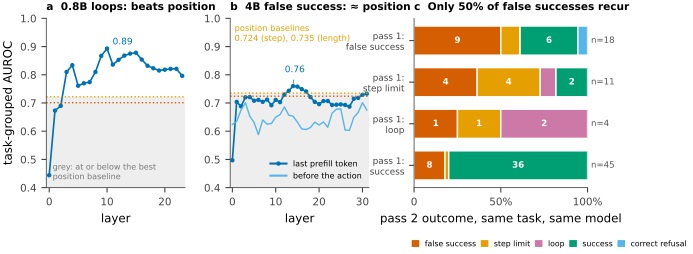

Source code (Python):
"""Figure: two measurement traps. (a,b) position confounds of a detection direction; (c) regression to the mean.

Sources:
  data/local/directions_loop_resid.json            0.8B loop direction (MiniWoB++), task-grouped CV AUROC by layer
  data/local/demo/dir_provisoire_fs_resid_post.json 4B provisional false-success direction, before the action JSON
  data/local/demo/dir_provisoire_fs_resid.json      same, last prefill token
  data/local/diagnostic_osw_diag.json               OSWorld diagnostic split, pass 1 (category per task)
  data/local/diagnostic_osw_diag2.json              same tasks, pass 2 (fresh trajectories, unmodified model)
"""
from collections import Counter

from common import FIGS, C, Macros, load, setup_mpl, pct, wilson, write_table

m = Macros("traps")
SL = "data/local/directions_loop_resid.json"
SP = "data/local/demo/dir_provisoire_fs_resid_post.json"
SR = "data/local/demo/dir_provisoire_fs_resid.json"
loop = load("local/directions_loop_resid.json")
fsp = load("local/demo/dir_provisoire_fs_resid_post.json")
fsr = load("local/demo/dir_provisoire_fs_resid.json")

bp = max(range(len(fsp["auc_dom"])), key=lambda i: fsp["auc_dom"][i])
br = max(range(len(fsr["auc_dom"])), key=lambda i: fsr["auc_dom"][i])
m.add("prvN", fsp["n"], SP + " n")
m.add("prvPos", fsp["pos"], SP + " pos")
m.add("prvNeg", fsp["neg"], SP + " neg")
m.add("prvNTasks", len(fsp["tasks"]), SP + " len(tasks)")
m.add("prvAucPost", f"{fsp['auc_dom'][bp]:.3f}", SP + " max auc_dom")
m.add("prvAucPostLayer", bp, SP + " argmax auc_dom")
m.add("prvAucPre", f"{fsr['auc_dom'][br]:.3f}", SR + " max auc_dom")
m.add("prvAucPreLayer", br, SR + " argmax auc_dom")
m.add("prvBaseStep", f"{fsp['baseline_auc_step_index']:.3f}", SP + " baseline_auc_step_index")
m.add("prvBaseCtx", f"{fsp['baseline_auc_context_len']:.3f}", SP + " baseline_auc_context_len")

# Official (exploratory) false-success direction analysis, both passes (osw-analysis).
SS = "data/pod_astra/osw_shared_STATUS.json auc.fs"
af = load("pod_astra/osw_shared_STATUS.json")["auc"]["fs"]
ofr = load("local/directions_osw_explo_fs_resid.json")
ofp = load("local/directions_osw_explo_fs_resid_post.json")
pc = af["position_controlled"]
SSP = "data/pod_astra/osw_shared_STATUS.json passes"
_ps = load("pod_astra/osw_shared_STATUS.json")["passes"]
m.add("replayScoredDiag", _ps["diag"]["n_scored"], SSP + ".diag.n_scored")
m.add("replayTailDiag", _ps["diag"]["n_replayed_tail_only"], SSP + ".diag.n_replayed_tail_only")
m.add("replayScoredDiagTwo", _ps["diag2"]["n_scored"], SSP + ".diag2.n_scored")
m.add("replayTailDiagTwo", _ps["diag2"]["n_replayed_tail_only"], SSP + ".diag2.n_replayed_tail_only")
m.add("replayOom", sum(p["n_oom_skipped"] for p in _ps.values()), SSP + ".*.n_oom_skipped")
_fs_all = sum(p["labels_all_scored"]["fs+"] for p in _ps.values())
m.add("replayFsAll", _fs_all, SSP + ".*.labels_all_scored.fs+")
m.add("replayFsLost", _fs_all - sum(p["labels_admissible"]["fs+"] for p in _ps.values()),
      SSP + ".*.labels_all_scored.fs+ - labels_admissible.fs+")
m.add("ofN",af["resid"]["n"], SS + ".resid.n")
m.add("ofPos", af["resid"]["pos"], SS + ".resid.pos")
m.add("ofNeg", af["resid"]["neg"], SS + ".resid.neg")
m.add("ofTasks", af["resid"]["n_tasks"], SS + ".resid.n_tasks")
m.add("ofResidAuc", f"{af['resid']['auc_dom_best']:.2f}", SS + ".resid.auc_dom_best")
m.add("ofResidLayer", af["resid"]["best_layer"], SS + ".resid.best_layer")
m.add("ofResidLr", f"{af['resid']['auc_lr_at_best']:.2f}", SS + ".resid.auc_lr_at_best")
m.add("ofPostAuc", f"{af['resid_post']['auc_dom_best']:.2f}", SS + ".resid_post.auc_dom_best")
m.add("ofBaseStep", f"{af['resid']['baseline_step_index']:.3f}", SS + ".resid.baseline_step_index")
m.add("ofBaseCtx", f"{af['resid']['baseline_context_len']:.3f}", SS + ".resid.baseline_context_len")
m.add("ofPosOnly", f"{pc['position_only_cv_auc']:.3f}", SS + ".position_controlled.position_only_cv_auc")
m.add("ofPosPlus", f"{pc['resid_best']['auc']:.3f}", SS + ".position_controlled.resid_best.auc")
m.add("ofPosPlusLayer", pc["resid_best"]["layer"], SS + ".position_controlled.resid_best.layer")
m.add("ofPosGain", f"{pc['resid_best']['auc'] - pc['position_only_cv_auc']:.2f}", SS + " resid_best.auc - position_only_cv_auc")
m.add("ofPostPosPlus", f"{pc['resid_post_best']['auc']:.3f}", SS + ".position_controlled.resid_post_best.auc")
_A, _np, _nn = af["resid"]["auc_dom_best"], af["resid"]["pos"], af["resid"]["neg"]
_q1, _q2 = _A / (2 - _A), 2 * _A ** 2 / (1 + _A)
_se = ((_A * (1 - _A) + (_np - 1) * (_q1 - _A ** 2) + (_nn - 1) * (_q2 - _A ** 2)) / (_np * _nn)) ** 0.5
m.add("ofResidSe", f"{_se:.2f}", SS + ".resid Hanley-McNeil (1982) standard error of auc_dom_best with pos/neg counts")
_conf = load("pod_astra/confirm_tasks.json")["tasks"]
_conf_ids = {t for v in _conf.values() for t in v}
m.add("ofReserveIn", sum(t.split("/")[-1] in _conf_ids for t in ofr["tasks"]),
      "data/pod_astra/confirm_tasks.json tasks found in data/local/directions_osw_explo_fs_resid.json tasks")
m.add("ofReserveN", len(_conf_ids), "data/pod_astra/confirm_tasks.json len(tasks)")
write_table("fs_auc", f"% source: {SS}\n\\begin{{tabular}}{{lcc}}\n\\toprule\nPredictor (task-grouped 5-fold CV) & Best layer & AUROC \\\\\n\\midrule\n"
            f"Step index alone & -- & {af['resid']['baseline_step_index']:.3f} \\\\\n"
            f"Context length alone & -- & {af['resid']['baseline_context_len']:.3f} \\\\\n"
            f"Direction, last prefill token & {af['resid']['best_layer']} & {af['resid']['auc_dom_best']:.3f} \\\\\n"
            f"Direction, before the action & {af['resid_post']['best_layer']} & {af['resid_post']['auc_dom_best']:.3f} \\\\\n\\midrule\n"
            f"Position (step, $\\log$ length), logistic & -- & {pc['position_only_cv_auc']:.3f} \\\\\n"
            f"\\quad + direction, last prefill token & {pc['resid_best']['layer']}$^\\dagger$ & {pc['resid_best']['auc']:.3f} \\\\\n"
            f"\\quad + direction, before the action & {pc['resid_post_best']['layer']}$^\\dagger$ & {pc['resid_post_best']['auc']:.3f} \\\\\n"
            "\\bottomrule\n\\end{tabular}\n", "traps")

# Regression to the mean: tasks scored in both passes, category in pass 1 -> category in pass 2.
p1 = {t["task"]: t for t in load("local/diagnostic_osw_diag.json")["tasks"] if t["score"] is not None}
d2 = load("local/diagnostic_osw_diag2.json")
p2 = {t["task"]: t for t in d2["tasks"] if t["score"] is not None}
both = sorted(set(p1) & set(p2))
groups = ["false_success", "step_limit", "loop", "success"]
trans = {g: Counter(p2[k]["category"] for k in both if p1[k]["category"] == g) for g in groups}
fs_n = sum(trans["false_success"].values())
fs_again = trans["false_success"]["false_success"]
fs_succ = trans["false_success"]["success"]
lo, hi = wilson(fs_again, fs_n)
S2 = "data/local/diagnostic_osw_diag.json + data/local/diagnostic_osw_diag2.json"
_fsl = [(t["infeasible"], lab) for d in (load("local/diagnostic_osw_diag.json"), d2) for t in d["tasks"]
        for lab in (t.get("fs_labels") or []) if lab == "fs+"]
m.add("fsLabelsAll", len(_fsl), S2 + " fs+ step labels, both passes")
m.add("fsLabelsInfeasible", sum(inf for inf, _ in _fsl), S2 + " fs+ step labels on infeasible tasks")
m.add("rtmBoth",len(both), S2 + " tasks scored in both passes")
m.add("rtmFsN", fs_n, S2 + " pass-1 false_success tasks scored in pass 2")
m.add("rtmFsAgain", fs_again, S2 + " ... still false_success in pass 2")
m.add("rtmFsAgainPct", pct(fs_again / fs_n, 0), S2 + " fs_again / fs_n")
m.add("rtmFsAgainLo", pct(lo, 0), S2 + " Wilson 95% lower")
m.add("rtmFsAgainHi", pct(hi, 0), S2 + " Wilson 95% upper")
m.add("rtmFsSucc", fs_succ, S2 + " pass-1 false_success -> pass-2 success")
m.add("rtmFakeEffect", pct(1 - fs_again / fs_n, 0), S2 + " 1 - fs_again/fs_n (apparent effect of a null patch)")
m.add("rtmSuccN", sum(trans["success"].values()), S2 + " pass-1 success tasks scored in pass 2")
m.add("rtmSuccAgain", trans["success"]["success"], S2 + " ... still success in pass 2")
m.add("rtmPassTwoScored", len(p2), "data/local/diagnostic_osw_diag2.json scored tasks")
m.write()

plt = setup_mpl()
fig, axs = plt.subplots(1, 3, figsize=(7.0, 2.2), gridspec_kw={"width_ratios": [1, 1, 1.25], "wspace": 0.30})


def panel(ax, dd, title, ylab, extra=None):
    L = range(len(dd["auc_dom"]))
    ax.fill_between([-1, len(dd["auc_dom"])], 0.4, max(dd["baseline_auc_step_index"], dd["baseline_auc_context_len"]),
                    color="#EEEEEE", lw=0)
    ax.plot(L, dd["auc_dom"], "-o", ms=2.2, color=C["blue"], lw=1.2)
    if extra is not None:
        ax.plot(range(len(extra["auc_dom"])), extra["auc_dom"], "-", color=C["sky"], lw=1)
    ax.axhline(dd["baseline_auc_step_index"], color=C["red"], lw=1, ls=":")
    ax.axhline(dd["baseline_auc_context_len"], color=C["orange"], lw=1, ls=":")
    ax.set_xlim(-0.5, len(dd["auc_dom"]) - 0.5), ax.set_ylim(0.4, 1.0)
    ax.set_xlabel("layer"), ax.set_ylabel(ylab)
    ax.set_title(title, fontsize=7.6)


panel(axs[0], loop, "a  0.8B loops: beats position", "task-grouped AUROC")
i = max(range(len(loop["auc_dom"])), key=lambda k: loop["auc_dom"][k])
axs[0].annotate(f"{loop['auc_dom'][i]:.2f}", (i, loop["auc_dom"][i]), xytext=(4, 3), textcoords="offset points",
                fontsize=6.5, color=C["blue"])
axs[0].text(0.6, 0.43, "grey: at or below the best\nposition baseline", fontsize=5.8, color="#777777")
panel(axs[1], ofr, "b  4B false success: ≈ position", "", extra=ofp)
bp = max(range(len(ofr["auc_dom"])), key=lambda i: ofr["auc_dom"][i])
axs[1].annotate(f"{ofr['auc_dom'][bp]:.2f}", (bp, ofr["auc_dom"][bp]), xytext=(-6, 10), textcoords="offset points",
                fontsize=6.5, color=C["blue"], arrowprops=dict(arrowstyle="-", color=C["blue"], lw=0.5))
axs[1].text(0.5, 0.92, f"position baselines\n{ofr['baseline_auc_step_index']:.3f} (step), {ofr['baseline_auc_context_len']:.3f} (length)",
            fontsize=6, color=C["orange"])
pass
axs[1].plot([], [], "-o", ms=2.2, color=C["blue"], label="last prefill token")
axs[1].plot([], [], "-", color=C["sky"], label="before the action")
axs[1].legend(frameon=False, fontsize=5.8, loc="lower right")

ax = axs[2]
lab = {"false_success": "false success", "step_limit": "step limit", "loop": "loop", "success": "success"}
col2 = {"success": C["green"], "false_success": C["red"], "step_limit": C["orange"], "loop": C["purple"],
        "infeasible_correct": C["sky"], "other": C["grey"]}
for j, g in enumerate(groups):
    n = sum(trans[g].values())
    left = 0
    for k in ["false_success", "step_limit", "loop", "success", "infeasible_correct", "other"]:
        v = trans[g].get(k, 0)
        if v:
            ax.barh(j, v / n, left=left, color=col2[k], edgecolor="white", height=0.7)
            if v / n >= 0.12:
                ax.text(left + v / n / 2, j, str(v), ha="center", va="center", fontsize=6.3, color="white", fontweight="bold")
            left += v / n
    ax.text(1.02, j, f"n={n}", va="center", fontsize=6.2, color="#555555")
ax.set_yticks(range(len(groups)), ["pass 1:\n" + lab[g] for g in groups], fontsize=6.4)
ax.invert_yaxis()
ax.set_xlim(0, 1), ax.set_xticks([0, 0.5, 1], ["0", "50%", "100%"])
ax.set_xlabel("pass 2 outcome, same task, same model")
ax.set_title(f"c  Only {pct(fs_again / fs_n, 0)}% of false successes recur", fontsize=7.6)
from matplotlib.patches import Patch
ax.legend([Patch(color=col2[k]) for k in ["false_success", "step_limit", "loop", "success", "infeasible_correct"]],
          ["false success", "step limit", "loop", "success", "correct refusal"], ncol=5, frameon=False, fontsize=5.6,
          loc="upper left", bbox_to_anchor=(-0.05, -0.27), handlelength=0.8, columnspacing=0.7)
fig.savefig(FIGS / "traps.pdf")
print("traps ok", fs_again, fs_n, len(both))
